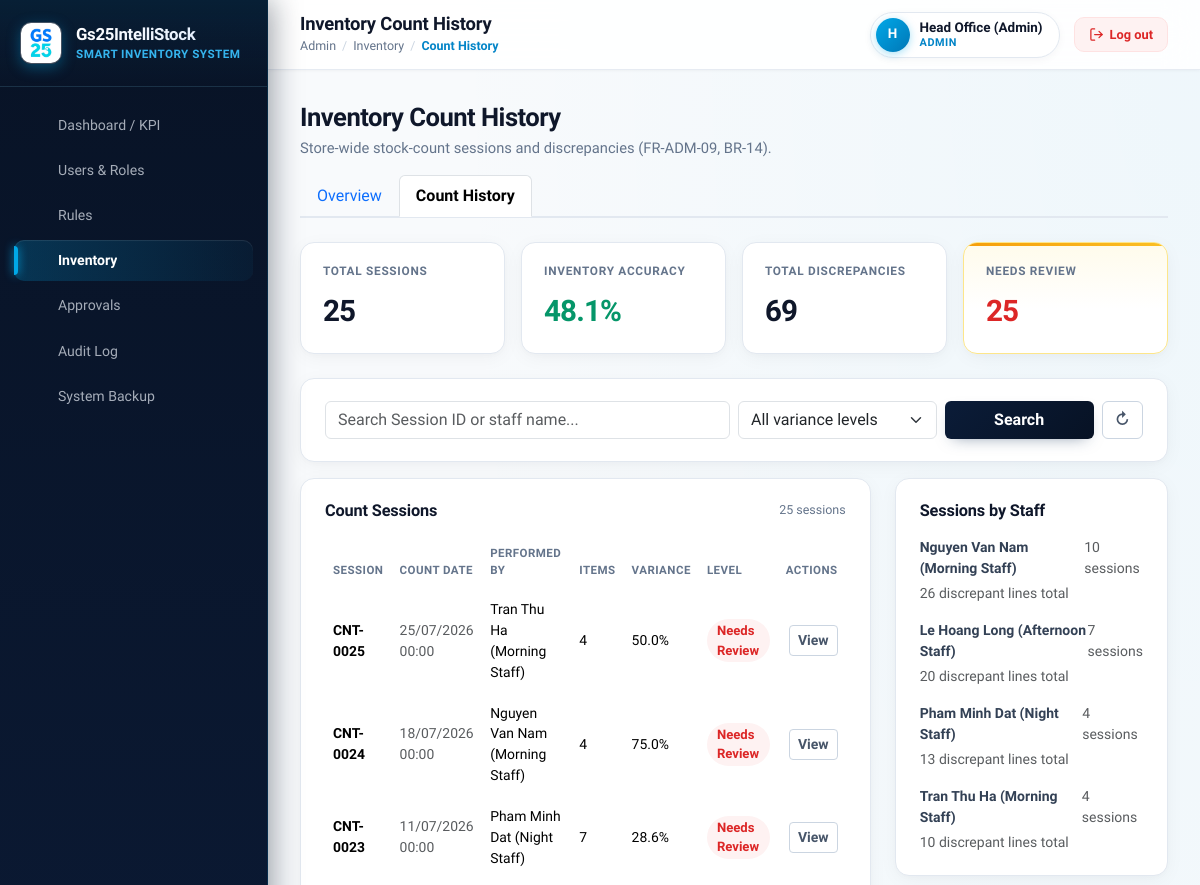
Page /frontend/admin/inventory/inventory_count_history.php (signed in, upper part) on the earlier database version.
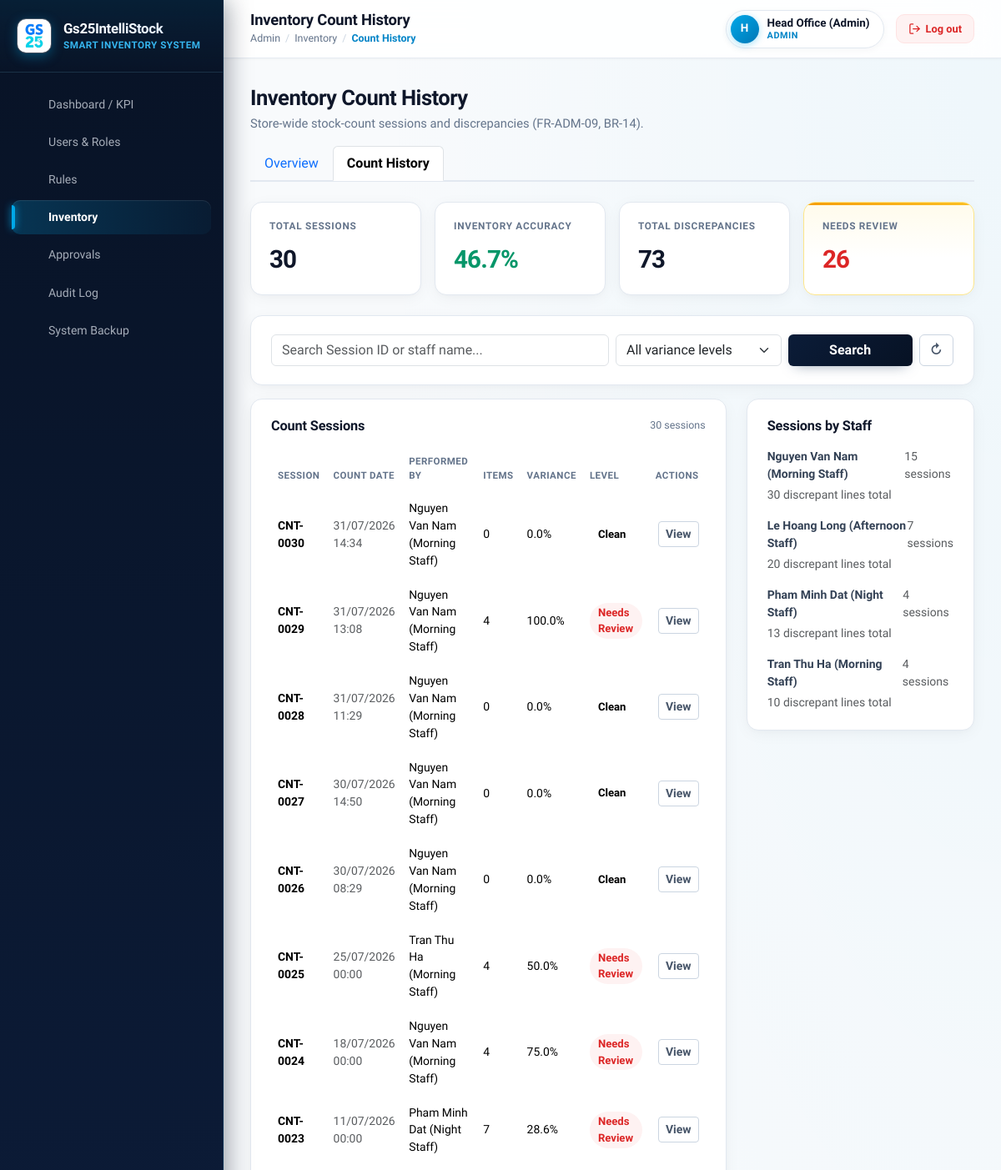
Same page on the later database version.
### tables this page shows
CREATE TABLE `stock_counts` (
  `count_id` int(11) NOT NULL AUTO_INCREMENT,
  `performed_by` int(11) NOT NULL,
  `count_date` datetime NOT NULL DEFAULT current_timestamp(),
  PRIMARY KEY (`count_id`),
  KEY `performed_by` (`performed_by`),
  CONSTRAINT `stock_counts_ibfk_1` FOREIGN KEY (`performed_by`) REFERENCES `accounts` (`account_id`)
);

CREATE TABLE `accounts` (
  `account_id` int(11) NOT NULL AUTO_INCREMENT,
  `username` varchar(50) NOT NULL,
  `password_hash` varchar(255) NOT NULL,
  `full_name` varchar(100) NOT NULL,
  `email` varchar(100) DEFAULT NULL,
  `phone_number` varchar(20) DEFAULT NULL,
  `role_id` int(11) NOT NULL,
  `status` enum('active','locked') NOT NULL DEFAULT 'active',
  `created_at` datetime NOT NULL DEFAULT current_timestamp(),
  PRIMARY KEY (`account_id`),
  UNIQUE KEY `username` (`username`),
  KEY `role_id` (`role_id`),
  CONSTRAINT `accounts_ibfk_1` FOREIGN KEY (`role_id`) REFERENCES `roles` (`role_id`)
);

### backend/config/database.php (called while the page is built, shortened)
<?php
class Database
{
    private static ?PDO $instance = null;
    public static function getConnection(): PDO
    {
        if (self::$instance === null) {
            $options = [
                PDO::ATTR_ERRMODE            => PDO::ERRMODE_EXCEPTION,
                PDO::ATTR_DEFAULT_FETCH_MODE => PDO::FETCH_ASSOC,
                PDO::ATTR_EMULATE_PREPARES   => false,
                PDO::MYSQL_ATTR_INIT_COMMAND => "SET NAMES 'utf8mb4'",
            ];
            $dsns = [
                sprintf('mysql:host=%s;port=%s;dbname=%s;charset=%s', self::DB_HOST, self::DB_PORT, self::DB_NAME, self::DB_CHARSET),
                sprintf('mysql:host=localhost;dbname=%s;charset=%s', self::DB_NAME, self::DB_CHARSET),
                sprintf('mysql:unix_socket=/run/mysqld/mysqld.sock;dbname=%s;charset=%s', self::DB_NAME, self::DB_CHARSET),
                sprintf('mysql:unix_socket=/var/run/mysqld/mysqld.sock;dbname=%s;charset=%s', self::DB_NAME, self::DB_CHARSET),
            ];
            foreach ($dsns as $dsn) {
                try {
                    self::$instance = new PDO($dsn, self::DB_USER, self::DB_PASS, $options);
                    break;
                } catch (PDOException $e) {
                    $lastException = $e;
                }
            }
        }
        return self::$instance;
    }
}

### backend/services/AdminService.php (called while the page is built, shortened)
<?php
require_once __DIR__ . '/../config/database.php';
require_once __DIR__ . '/../models/StockCount.php';
class AdminService
{
    private StockCount $stockCountModel;
    public function __construct()
    {
        $this->stockCountModel = new StockCount();
    }
    public function getInventoryCountHistory(): array
    {
        return $this->stockCountModel->getHistory();
    }
}

### backend/models/StockCount.php (called while the page is built, shortened)
<?php
require_once __DIR__ . '/../config/database.php';
class StockCount
{
    private PDO $conn;
    private string $table = 'stock_counts';
    public function __construct()
    {
        $this->conn = Database::getConnection();
    }
    public function getHistory(): array
    {
        $sql = "SELECT sc.*, a.full_name AS performed_by_name,
                       COUNT(scd.count_detail_id) AS total_items,
                       SUM(CASE WHEN scd.discrepancy != 0 THEN 1 ELSE 0 END) AS discrepancy_items
                FROM {$this->table} sc
                JOIN accounts a ON a.account_id = sc.performed_by
                LEFT JOIN stock_count_details scd ON scd.count_id = sc.count_id
                GROUP BY sc.count_id
                ORDER BY sc.count_date DESC";
        $stmt = $this->conn->query($sql);
        return $stmt->fetchAll();
    }
}

### frontend/admin/inventory/inventory_count_history.php (the view, shortened to what the rows shown need)
<?php
require_once __DIR__ . '/../../../backend/config/database.php';
require_once __DIR__ . '/../../../backend/services/AdminService.php';
$adminService = new AdminService();
$allSessions = $adminService->getInventoryCountHistory();
function sessionVariancePercent(array $session): float
{
    $total = (int) $session['total_items'];
    if ($total <= 0) {
        return 0.0;
    }
    return round(((int) $session['discrepancy_items'] / $total) * 100, 1);
}
function varianceLevel(float $percent): array
{
    if ($percent <= 0) {
        return ['key' => 'clean', 'label' => 'Clean', 'pill' => 'stock-pill-success'];
    }
    return ['key' => 'review', 'label' => 'Needs Review', 'pill' => 'stock-pill-critical'];
}
$sessions = array_map(function ($s) {
    $s['variance_percent'] = sessionVariancePercent($s);
    $s['variance_level']   = varianceLevel($s['variance_percent']);
    return $s;
}, $allSessions);
$sessionsByStaff = [];
foreach ($allSessions as $s) {
    $name = $s['performed_by_name'];
    if (!isset($sessionsByStaff[$name])) {
        $sessionsByStaff[$name] = ['sessions' => 0, 'discrepancies' => 0];
    }
    $sessionsByStaff[$name]['sessions']++;
    $sessionsByStaff[$name]['discrepancies'] += (int) $s['discrepancy_items'];
}
arsort($sessionsByStaff);
$sessionsByStaff = array_slice($sessionsByStaff, 0, 5, true);
function formatCountDateTime(?string $raw): string
{
    $ts = strtotime($raw);
    return $ts === false ? $raw : date('d/m/Y H:i', $ts);
}
?>
<!DOCTYPE html>
<html lang="en">
<head>
    <link href="https://cdn.jsdelivr.net/npm/bootstrap@5.3.3/dist/css/bootstrap.min.css" rel="stylesheet">
    <link href="<?= BASE_URL ?>/assets/css/theme_variables.css" rel="stylesheet">
    <link href="<?= BASE_URL ?>/assets/css/custom.css" rel="stylesheet">
</head>
<body>
    <div class="app-shell">
        <div class="app-content">
            <?php require __DIR__ . '/../../components/header.php'; ?>
            <main class="app-main">
                <div class="d-flex flex-wrap justify-content-between align-items-start gap-3 mb-3">
                    <div>
                        <h2 class="page-heading mb-1">Inventory Count History</h2>
                    </div>
                </div>
                <div class="row g-4">
                    <div class="col-12 col-xl-8">
                        <div class="panel-card mb-4">
                            <?php if (empty($sessions)): ?>
                                <div class="empty-state">No count sessions match the current filters.</div>
                            <?php else: ?>
                                <div class="table-responsive">
                                    <table class="table data-table align-middle mb-0">
                                        <thead>
                                            <tr>
                                                <th>Session</th>
                                                <th>Count Date</th>
                                                <th>Performed By</th>
                                                <th>Items</th>
                                                <th>Variance</th>
                                                <th>Level</th>
                                                <th class="text-end">Actions</th>
                                            </tr>
                                        </thead>
                                        <tbody>
                                            <?php foreach ($sessions as $s): ?>
                                                <tr>
                                                    <td class="fw-semibold">CNT-<?= str_pad((string) $s['count_id'], 4, '0', STR_PAD_LEFT) ?></td>
                                                    <td class="text-muted small"><?= formatCountDateTime($s['count_date']) ?></td>
                                                    <td><?= htmlspecialchars($s['performed_by_name'], ENT_QUOTES, 'UTF-8') ?></td>
                                                    <td><?= number_format((int) $s['total_items']) ?></td>
                                                    <td><?= number_format($s['variance_percent'], 1) ?>%</td>
                                                    <td><span class="stock-pill <?= $s['variance_level']['pill'] ?>"><?= $s['variance_level']['label'] ?></span></td>
                                                    <td class="text-end">
                                                        <button type="button" class="btn btn-outline-secondary btn-sm"
                                                                data-bs-toggle="modal" data-bs-target="#sessionDetailModal"
                                                                data-count-id="<?= (int) $s['count_id'] ?>">
                                                            View
                                                        </button>
                                                    </td>
                                                </tr>
                                            <?php endforeach; ?>
                                        </tbody>
                                    </table>
                                </div>
                            <?php endif; ?>
                        </div>
                    </div>
                    <div class="col-12 col-xl-4">
                        <div class="panel-card">
                            <?php if (empty($sessionsByStaff)): ?>
                                <div class="empty-state">No sessions recorded yet.</div>
                            <?php else: ?>
                                <div class="d-flex flex-column gap-3">
                                    <?php foreach ($sessionsByStaff as $name => $stat): ?>
                                        <div>
                                            <div class="d-flex justify-content-between small mb-1">
                                                <span class="fw-semibold"><?= htmlspecialchars($name, ENT_QUOTES, 'UTF-8') ?></span>
                                                <span class="text-muted"><?= $stat['sessions'] ?> session<?= $stat['sessions'] === 1 ? '' : 's' ?></span>
                                            </div>
                                            <div class="text-muted small"><?= $stat['discrepancies'] ?> discrepant line<?= $stat['discrepancies'] === 1 ? '' : 's' ?> total</div>
                                        </div>
                                    <?php endforeach; ?>
                                </div>
                            <?php endif; ?>
                        </div>
                    </div>
                </div>
            </main>
        </div>
    </div>
    <?php require __DIR__ . '/../../components/footer.php'; ?>

Differences in the rows shown:
added stock_counts: count_id "0030", count_date "31/07/2026 14:34", performed_by.full_name "Nguyen Van Nam (Morning Staff)", total_items "0", variance_percent "0.0", label "Clean"
added stock_counts: count_id "0029", count_date "31/07/2026 13:08", performed_by.full_name "Nguyen Van Nam (Morning Staff)", total_items "4", variance_percent "100.0", label "Needs Review"
added stock_counts: count_id "0028", count_date "31/07/2026 11:29", performed_by.full_name "Nguyen Van Nam (Morning Staff)", total_items "0", variance_percent "0.0", label "Clean"
added stock_counts: count_id "0027", count_date "30/07/2026 14:50", performed_by.full_name "Nguyen Van Nam (Morning Staff)", total_items "0", variance_percent "0.0", label "Clean"
added stock_counts: count_id "0026", count_date "30/07/2026 08:29", performed_by.full_name "Nguyen Van Nam (Morning Staff)", total_items "0", variance_percent "0.0", label "Clean"
Other differences:
$totalSessions: "25" → "30"
$inventoryAccuracy: "48.1" → "46.7"
$totalDiscrepancies: "69" → "73"
$needsReviewCount: "25" → "26"
count($sessions): "25" → "30"
new list line: "Nguyen Van Nam (Morning Staff) 15 session s 30 discrepant line s total"
list line gone: "Nguyen Van Nam (Morning Staff) 10 session s 26 discrepant line s total"
